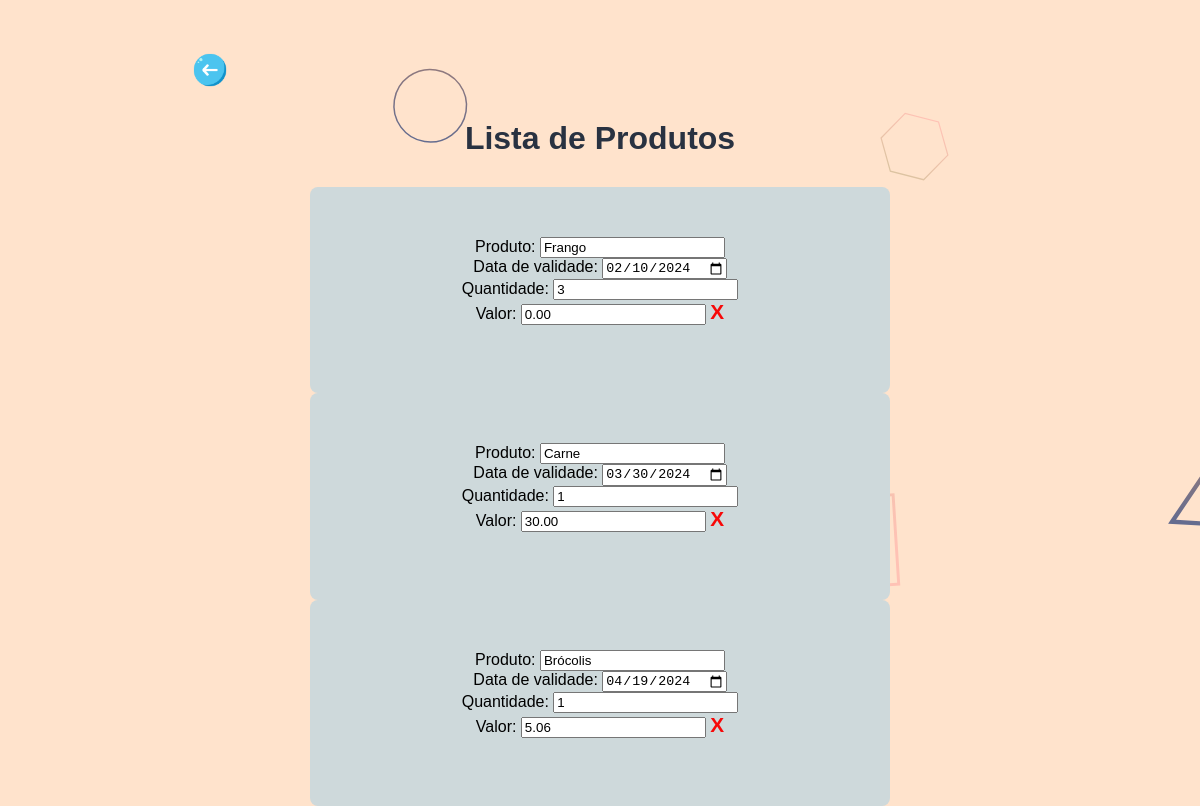
Screenshot of /model/listarproduto.php (signed in) with the database file from the repository.
### tables this page shows
CREATE TABLE `tbproduto` (
  `cod` int(11) NOT NULL,
  `produto` varchar(100) DEFAULT NULL,
  `datavalidade` date DEFAULT NULL,
  `qtde` int(11) DEFAULT NULL,
  `valor` decimal(6,2) DEFAULT NULL
);

### model/listarproduto.php (the view, shortened to what this page needs)
<!DOCTYPE html>
<html lang="pt-br">
<head>
    <link rel="stylesheet" href="../css/pags.css">
</head>
<body>
    <div class="voltar">
        <a href="../view/telamenu.php" class="btnvoltar"><img src="../img/voltar.png" alt=""></a>
    </div>
    <h1>Lista de Produtos</h1>
    <?php
        include_once "../factory/conexao.php";
        $_consulta = "SELECT * FROM tbproduto";
        $executar = mysqli_query($conn, $_consulta);
        while($valor = mysqli_fetch_array($executar)){
    ?>
        <div class="content">
            <form action="">
                Produto:
                <input type="text" name="txtproduto" value="<?php echo $valor['produto']; ?>" /><br />
                Data de validade:
                <input type="date" name="txtdatavalidade" value="<?php echo $valor['datavalidade']; ?>"  /> <br />
                Quantidade:
                <input type="number" name="numquantidade" value="<?php echo $valor['qtde']; ?>"  /> <br />
                Valor:
                <input type="text" name="txtvalor" value="<?php echo $valor['valor']; ?>"  />
                <a class="delete" href="excluirproduto.php?id=<?php echo $valor['cod']; ?>">X</a>
                <br />
                <br />
            </form>
        </div>
    <?php
        }
    ?>
</body>
</html>

### css/pags.css (style rules this page uses)
body { margin: 0; padding: 0; box-sizing: border-box; font-family: Arial, Helvetica, sans-serif; background-image: url(../img/background.svg); background-repeat: no-repeat; background-attachment: fixed; background-size: cover; }
h1, .cadastro { place-items: center; margin: auto; text-align: center; }
h1 { margin: 30px; color: #293241; }
.content { place-items: center; margin: auto; text-align: center; display: flex; flex-direction: column; padding: 50px; border-radius: 8px; width: 40%; background-color: #ced9db; }
.voltar a img { width: 40px; display: flex; margin-top: 50px; margin-right: auto; margin-left: 190px; }
.delete { text-decoration: none; color: rgb(247, 8, 8); font-weight: bold; font-size: 1.3rem; }

### rows the page displays
tbproduto: txtproduto "Frango", txtdatavalidade "02/10/2024", numquantidade "3", txtvalor "0.00"
tbproduto: txtproduto "Carne", txtdatavalidade "03/30/2024", numquantidade "1", txtvalor "30.00"
tbproduto: txtproduto "Brócolis", txtdatavalidade "04/19/2024", numquantidade "1", txtvalor "5.06"
